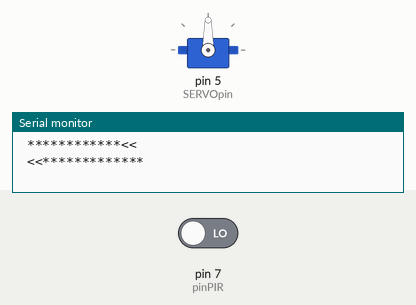
Bench run of a sketch on a simulated Arduino Uno, built with avr-gcc and run on an emulated ATmega328P. On the bench: servo, the last lines printed to the serial monitor. The inputs (shaded band) are chosen by the test bench; at power-on: pin 7 (pinPIR) LOW. No radio packets arrive unless stated.

Above: at 2.1 s.
2.2 s: pin 7 (pinPIR) driven HIGH
At 2.69 s:
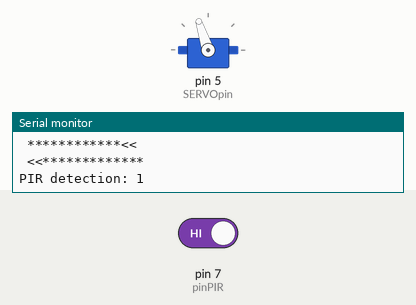
At 3.31 s:
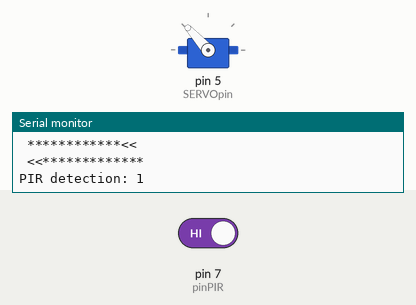
Timing chart, 0 to 14.2 s (numbered marks = the images above; inputs shaded):
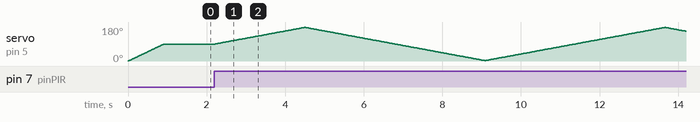

The sketch:

direct_nano6.ino
```cpp
/*
 * Nano with RF module

 https://howtomechatronics.com/tutorials/arduino/arduino-wireless-communication-nrf24l01-tutorial/?utm_content=cmp-true

 https://forum.arduino.cc/t/communication-problem-with-nrf24l01-and-2-arduino-nano/666085

 https://arduino.stackexchange.com/questions/79452/nrf24l01-channel-switching

 */

#include <SPI.h>
#include <nRF24L01.h>
#include <RF24.h>

#include <Servo.h>

#define pinPIR 7 // PIR pin connection

#define SERVOpin 5 // Servo pin connection

#define radioChannel 111

/**** Configure the nrf24l01 CE and CSN pins ****/
// for the NANO with onboard RF24 module:
// RF24 radio(10, 9); // nRF24L01 (CE, CSN)
// for the UNO/NANO with external RF24 module:
//RF24 radio(8, 7); // nRF24L01 (CE, CSN)

#define CE_PIN 10
#define CSN_PIN 9
RF24 radio(CE_PIN, CSN_PIN); // nRF24L01 (CE, CSN)

Servo myservo;  // create servo object to control a servo

uint32_t sleepTimer = 0;

void setup() {
  Serial.begin(115200);
  Serial.println(F(" ************<<"));

  //pinMode(LED_BUILTIN, OUTPUT);
  //digitalWrite(LED_BUILTIN, LOW);

  pinMode(pinPIR, INPUT);

  myservo.attach(SERVOpin);
  for (int p = 0; p <= 90; p += 1) { // goes from 0 degrees to 180 degrees
    // in steps of 1 degree
    myservo.write(p);              // tell servo to go to position in variable 'pos'
    delay(10);                     // waits 15ms for the servo to reach the position
  }

  if (!radio.begin()){
    Serial.println(F("Radio hardware error."));
    while (1) {
      // hold in an infinite loop
    }
  }
  radio.setPALevel(RF24_PA_MIN, 0);
  radio.setDataRate(RF24_250KBPS);
  radio.setChannel(radioChannel);

  Serial.println(F(" <<*************"));
  Serial.flush();
}

bool detectionval = false;
bool remdetectionval = false;
uint8_t detval = 0;
uint8_t distval = 0;
bool sendDirect = false;

unsigned long stopPresenceDetectionTime = 0;
//int posServo = 0; // variable to store the servo position
bool swingServo = false;
uint32_t servoTimer = 0;

void handleServo(){
  static int pos = 90;
  static int rempos = 10;
  static int incremental = 1;
  if ((swingServo)||(pos != 90)){ // calculate next pos
    pos += incremental;
    myservo.write(pos); // tell servo to go to position in variable 'pos'
  }
  if (((pos < 3)&&(incremental<0))||((pos > 177)&&(incremental>0))){
    incremental = -incremental;
  }
  // if (pos != rempos){
  //   Serial.print(F(", "));
  //   Serial.print(pos);
  //   Serial.print(F(", inc: "));
  //   Serial.println(incremental);
  //   rempos = pos;
  // }
}

unsigned long timinginloop = 0;

void loop() {

  timinginloop = millis();

  detectionval = digitalRead(pinPIR) == HIGH;
  detval = 0;
  if (detectionval){
    detval = 0xff;
    if (!swingServo){
      sendDirect = true; // send new detection directly
      //digitalWrite(LED_BUILTIN, HIGH);
    }
    swingServo = true;
    stopPresenceDetectionTime = timinginloop;
  }
  if (remdetectionval != detectionval){
    remdetectionval = detectionval;
    Serial.print(F("PIR detection: "));
    Serial.println(detectionval);
  }

  //if (timinginloop - stopPresenceDetectionTime > 60000) { // scan time after detection
  if (timinginloop - stopPresenceDetectionTime > 10000) { // scan time after detection
    swingServo = false;
    //digitalWrite(LED_BUILTIN, LOW);
  }

  if (timinginloop - servoTimer > 25) { // limit rotation speed
    servoTimer = timinginloop;
    handleServo();
  }

}
```
